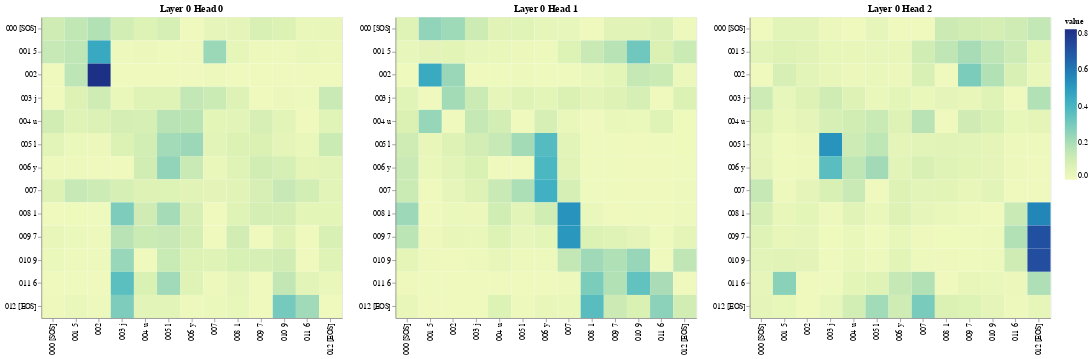

Write notebook code for a chart like this one.
### Code cell
layers = [0, 1, 2]
heads = [0, 1, 2, 3, 4, 5, 6, 7]

layers = [0]
heads = [0, 1, 2]


# Encoder Self-Attention
get_all_attention_maps("encoder", layers, heads, encoder_input_tokens, encoder_input_tokens, min(20, sentence_len))

### Figure 1 — Vega-Lite specification as saved in the notebook (floating-point values rounded to 4 significant figures; data arrays with more than 128 entries replaced by an {"elided": "..."} marker saying what was removed)
{"config": {"view": {"continuousWidth": 300, "continuousHeight": 300}}, "vconcat": [{"hconcat": [{"data": {"name": "data-572b2ae5be24a14bb56069d1d8542489"}, "mark": {"type": "rect"}, "encoding": {"color": {"field": "value", "type": "quantitative"}, "tooltip": [{"field": "row", "type": "quantitative"}, {"field": "column", "type": "quantitative"}, {"field": "value", "type": "quantitative"}, {"field": "row_token", "type": "nominal"}, {"field": "col_token", "type": "nominal"}], "x": {"axis": {"title": ""}, "field": "col_token", "type": "nominal"}, "y": {"axis": {"title": ""}, "field": "row_token", "type": "nominal"}}, "height": 400, "name": "view_25", "title": "Layer 0 Head 0", "width": 400}, {"data": {"name": "data-ff7e69463170634131aac8c8462239d7"}, "mark": {"type": "rect"}, "encoding": {"color": {"field": "value", "type": "quantitative"}, "tooltip": [{"field": "row", "type": "quantitative"}, {"field": "column", "type": "quantitative"}, {"field": "value", "type": "quantitative"}, {"field": "row_token", "type": "nominal"}, {"field": "col_token", "type": "nominal"}], "x": {"axis": {"title": ""}, "field": "col_token", "type": "nominal"}, "y": {"axis": {"title": ""}, "field": "row_token", "type": "nominal"}}, "height": 400, "name": "view_26", "title": "Layer 0 Head 1", "width": 400}, {"data": {"name": "data-fb58dbff1b53d4a1d2e275be660fd3d9"}, "mark": {"type": "rect"}, "encoding": {"color": {"field": "value", "type": "quantitative"}, "tooltip": [{"field": "row", "type": "quantitative"}, {"field": "column", "type": "quantitative"}, {"field": "value", "type": "quantitative"}, {"field": "row_token", "type": "nominal"}, {"field": "col_token", "type": "nominal"}], "x": {"axis": {"title": ""}, "field": "col_token", "type": "nominal"}, "y": {"axis": {"title": ""}, "field": "row_token", "type": "nominal"}}, "height": 400, "name": "view_27", "title": "Layer 0 Head 2", "width": 400}]}], "params": [{"name": "param_25", "select": {"type": "interval", "encodings": ["x", "y"]}, "bind": "scales", "views": ["view_25"]}, {"name": "param_26", "select": {"type": "interval", "encodings": ["x", "y"]}, "bind": "scales", "views": ["view_26"]}, {"name": "param_27", "select": {"type": "interval", "encodings": ["x", "y"]}, "bind": "scales", "views": ["view_27"]}], "$schema": "https://vega.github.io/schema/vega-lite/v5.20.1.json", "datasets": {"data-572b2ae5be24a14bb56069d1d8542489": {"elided": "169 records"}, "data-ff7e69463170634131aac8c8462239d7": {"elided": "169 records"}, "data-fb58dbff1b53d4a1d2e275be660fd3d9": {"elided": "169 records"}}}
